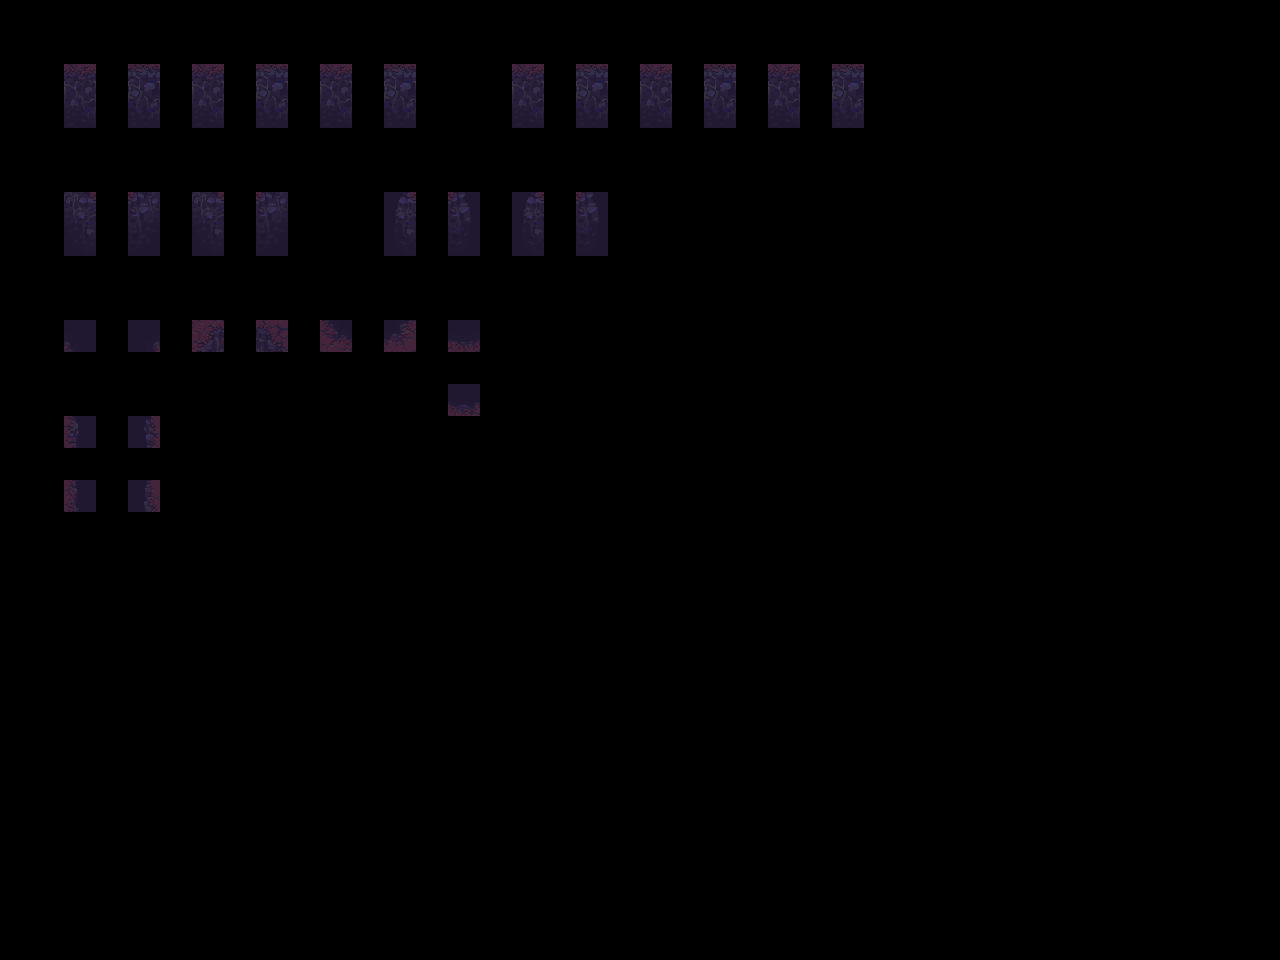

This game map was drawn from its Tiled (.tmx) file and the tilesets committed beside it. A one-line description and the full map source follow:
An orthogonal 40x30 tile map with 32x32 px tiles, 2 tile layers (input_holes-1-2-3, output_holes-1-2-3) and 4 objects.

<map version="1.9" tiledversion="1.9.2" orientation="orthogonal" renderorder="right-down" width="40" height="30" tilewidth="32" tileheight="32" infinite="0" nextlayerid="4" nextobjectid="8">
 <properties>
  <property name="MatchInOrder" type="bool" value="true" />
 </properties>
 <tileset firstgid="1" source="../Tilesets/hole-3.tsx" />
 <layer id="1" name="input_holes-1-2-3" width="40" height="30" opacity="0.73">
  <data encoding="csv">
0,0,0,0,0,0,0,0,0,0,0,0,0,0,0,0,0,0,0,0,0,0,0,0,0,0,0,0,0,0,0,0,0,0,0,0,0,0,0,0,
0,0,0,0,0,0,0,0,0,0,0,0,0,0,0,0,0,0,0,0,0,0,0,0,0,0,0,0,0,0,0,0,0,0,0,0,0,0,0,0,
0,0,3,0,3,0,3,0,3,0,3,0,3,0,0,0,3,0,3,0,3,0,3,0,3,0,3,0,0,0,0,0,0,0,0,0,0,0,0,0,
0,0,19,0,19,0,19,0,19,0,19,0,19,0,0,0,19,0,19,0,19,0,19,0,19,0,19,0,0,0,0,0,0,0,0,0,0,0,0,0,
0,0,0,0,0,0,0,0,0,0,0,0,0,0,0,0,0,0,0,0,0,0,0,0,0,0,0,0,0,0,0,0,0,0,0,0,0,0,0,0,
0,0,0,0,0,0,0,0,0,0,0,0,0,0,0,0,0,0,0,0,0,0,0,0,0,0,0,0,0,0,0,0,0,0,0,0,0,0,0,0,
0,0,20,0,18,0,20,0,18,0,0,0,26,0,25,0,26,0,25,0,0,0,0,0,0,0,0,0,0,0,0,0,0,0,0,0,0,0,0,0,
0,0,36,0,34,0,36,0,34,0,0,0,42,0,41,0,42,0,41,0,0,0,0,0,0,0,0,0,0,0,0,0,0,0,0,0,0,0,0,0,
0,0,0,0,0,0,0,0,0,0,0,0,0,0,0,0,0,0,0,0,0,0,0,0,0,0,0,0,0,0,0,0,0,0,0,0,0,0,0,0,
0,0,0,0,0,0,0,0,0,0,0,0,0,0,0,0,0,0,0,0,0,0,0,0,0,0,0,0,0,0,0,0,0,0,0,0,0,0,0,0,
0,0,66,0,68,0,17,0,21,0,65,0,69,0,83,0,0,0,0,0,0,0,0,0,0,0,0,0,0,0,0,0,0,0,0,0,0,0,0,0,
0,0,0,0,0,0,0,0,0,0,0,0,0,0,0,0,0,0,0,0,0,0,0,0,0,0,0,0,0,0,0,0,0,0,0,0,0,0,0,0,
0,0,0,0,0,0,0,0,0,0,0,0,0,0,83,0,0,0,0,0,0,0,0,0,0,0,0,0,0,0,0,0,0,0,0,0,0,0,0,0,
0,0,49,0,53,0,0,0,0,0,0,0,0,0,0,0,0,0,0,0,0,0,0,0,0,0,0,0,0,0,0,0,0,0,0,0,0,0,0,0,
0,0,0,0,0,0,0,0,0,0,0,0,0,0,0,0,0,0,0,0,0,0,0,0,0,0,0,0,0,0,0,0,0,0,0,0,0,0,0,0,
0,0,49,0,53,0,0,0,0,0,0,0,0,0,0,0,0,0,0,0,0,0,0,0,0,0,0,0,0,0,0,0,0,0,0,0,0,0,0,0,
0,0,0,0,0,0,0,0,0,0,0,0,0,0,0,0,0,0,0,0,0,0,0,0,0,0,0,0,0,0,0,0,0,0,0,0,0,0,0,0,
0,0,0,0,0,0,0,0,0,0,0,0,0,0,0,0,0,0,0,0,0,0,0,0,0,0,0,0,0,0,0,0,0,0,0,0,0,0,0,0,
0,0,0,0,0,0,0,0,0,0,0,0,0,0,0,0,0,0,0,0,0,0,0,0,0,0,0,0,0,0,0,0,0,0,0,0,0,0,0,0,
0,0,0,0,0,0,0,0,0,0,0,0,0,0,0,0,0,0,0,0,0,0,0,0,0,0,0,0,0,0,0,0,0,0,0,0,0,0,0,0,
0,0,0,0,0,0,0,0,0,0,0,0,0,0,0,0,0,0,0,0,0,0,0,0,0,0,0,0,0,0,0,0,0,0,0,0,0,0,0,0,
0,0,0,0,0,0,0,0,0,0,0,0,0,0,0,0,0,0,0,0,0,0,0,0,0,0,0,0,0,0,0,0,0,0,0,0,0,0,0,0,
0,0,0,0,0,0,0,0,0,0,0,0,0,0,0,0,0,0,0,0,0,0,0,0,0,0,0,0,0,0,0,0,0,0,0,0,0,0,0,0,
0,0,0,0,0,0,0,0,0,0,0,0,0,0,0,0,0,0,0,0,0,0,0,0,0,0,0,0,0,0,0,0,0,0,0,0,0,0,0,0,
0,0,0,0,0,0,0,0,0,0,0,0,0,0,0,0,0,0,0,0,0,0,0,0,0,0,0,0,0,0,0,0,0,0,0,0,0,0,0,0,
0,0,0,0,0,0,0,0,0,0,0,0,0,0,0,0,0,0,0,0,0,0,0,0,0,0,0,0,0,0,0,0,0,0,0,0,0,0,0,0,
0,0,0,0,0,0,0,0,0,0,0,0,0,0,0,0,0,0,0,0,0,0,0,0,0,0,0,0,0,0,0,0,0,0,0,0,0,0,0,0,
0,0,0,0,0,0,0,0,0,0,0,0,0,0,0,0,0,0,0,0,0,0,0,0,0,0,0,0,0,0,0,0,0,0,0,0,0,0,0,0,
0,0,0,0,0,0,0,0,0,0,0,0,0,0,0,0,0,0,0,0,0,0,0,0,0,0,0,0,0,0,0,0,0,0,0,0,0,0,0,0,
0,0,0,0,0,0,0,0,0,0,0,0,0,0,0,0,0,0,0,0,0,0,0,0,0,0,0,0,0,0,0,0,0,0,0,0,0,0,0,0
</data>
 </layer>
 <layer id="2" name="output_holes-1-2-3" width="40" height="30">
  <data encoding="csv">
0,0,0,0,0,0,0,0,0,0,0,0,0,0,0,0,0,0,0,0,0,0,0,0,0,0,0,0,0,0,0,0,0,0,0,0,0,0,0,0,
0,0,0,0,0,0,0,0,0,0,0,0,0,0,0,0,0,0,0,0,0,0,0,0,0,0,0,0,0,0,0,0,0,0,0,0,0,0,0,0,
0,0,145,0,146,0,147,0,148,0,149,0,150,0,0,0,152,0,153,0,154,0,155,0,156,0,157,0,0,0,0,0,0,0,0,0,0,0,0,0,
0,0,161,0,162,0,163,0,164,0,165,0,166,0,0,0,168,0,169,0,170,0,171,0,172,0,173,0,0,0,0,0,0,0,0,0,0,0,0,0,
0,0,0,0,0,0,0,0,0,0,0,0,0,0,0,0,0,0,0,0,0,0,0,0,0,0,0,0,0,0,0,0,0,0,0,0,0,0,0,0,
0,0,0,0,0,0,0,0,0,0,0,0,0,0,0,0,0,0,0,0,0,0,0,0,0,0,0,0,0,0,0,0,0,0,0,0,0,0,0,0,
0,0,198,0,199,0,200,0,201,0,0,0,202,0,203,0,204,0,205,0,0,0,0,0,0,0,0,0,0,0,0,0,0,0,0,0,0,0,0,0,
0,0,214,0,215,0,216,0,217,0,0,0,218,0,219,0,220,0,221,0,0,0,0,0,0,0,0,0,0,0,0,0,0,0,0,0,0,0,0,0,
0,0,0,0,0,0,0,0,0,0,0,0,0,0,0,0,0,0,0,0,0,0,0,0,0,0,0,0,0,0,0,0,0,0,0,0,0,0,0,0,
0,0,0,0,0,0,0,0,0,0,0,0,0,0,0,0,0,0,0,0,0,0,0,0,0,0,0,0,0,0,0,0,0,0,0,0,0,0,0,0,
0,0,209,0,210,0,2,0,4,0,82,0,84,0,197,0,0,0,0,0,0,0,0,0,0,0,0,0,0,0,0,0,0,0,0,0,0,0,0,0,
0,0,0,0,0,0,0,0,0,0,0,0,0,0,0,0,0,0,0,0,0,0,0,0,0,0,0,0,0,0,0,0,0,0,0,0,0,0,0,0,
0,0,0,0,0,0,0,0,0,0,0,0,0,0,213,0,0,0,0,0,0,0,0,0,0,0,0,0,0,0,0,0,0,0,0,0,0,0,0,0,
0,0,196,0,195,0,0,0,0,0,0,0,0,0,0,0,0,0,0,0,0,0,0,0,0,0,0,0,0,0,0,0,0,0,0,0,0,0,0,0,
0,0,0,0,0,0,0,0,0,0,0,0,0,0,0,0,0,0,0,0,0,0,0,0,0,0,0,0,0,0,0,0,0,0,0,0,0,0,0,0,
0,0,212,0,211,0,0,0,0,0,0,0,0,0,0,0,0,0,0,0,0,0,0,0,0,0,0,0,0,0,0,0,0,0,0,0,0,0,0,0,
0,0,0,0,0,0,0,0,0,0,0,0,0,0,0,0,0,0,0,0,0,0,0,0,0,0,0,0,0,0,0,0,0,0,0,0,0,0,0,0,
0,0,0,0,0,0,0,0,0,0,0,0,0,0,0,0,0,0,0,0,0,0,0,0,0,0,0,0,0,0,0,0,0,0,0,0,0,0,0,0,
0,0,0,0,0,0,0,0,0,0,0,0,0,0,0,0,0,0,0,0,0,0,0,0,0,0,0,0,0,0,0,0,0,0,0,0,0,0,0,0,
0,0,0,0,0,0,0,0,0,0,0,0,0,0,0,0,0,0,0,0,0,0,0,0,0,0,0,0,0,0,0,0,0,0,0,0,0,0,0,0,
0,0,0,0,0,0,0,0,0,0,0,0,0,0,0,0,0,0,0,0,0,0,0,0,0,0,0,0,0,0,0,0,0,0,0,0,0,0,0,0,
0,0,0,0,0,0,0,0,0,0,0,0,0,0,0,0,0,0,0,0,0,0,0,0,0,0,0,0,0,0,0,0,0,0,0,0,0,0,0,0,
0,0,0,0,0,0,0,0,0,0,0,0,0,0,0,0,0,0,0,0,0,0,0,0,0,0,0,0,0,0,0,0,0,0,0,0,0,0,0,0,
0,0,0,0,0,0,0,0,0,0,0,0,0,0,0,0,0,0,0,0,0,0,0,0,0,0,0,0,0,0,0,0,0,0,0,0,0,0,0,0,
0,0,0,0,0,0,0,0,0,0,0,0,0,0,0,0,0,0,0,0,0,0,0,0,0,0,0,0,0,0,0,0,0,0,0,0,0,0,0,0,
0,0,0,0,0,0,0,0,0,0,0,0,0,0,0,0,0,0,0,0,0,0,0,0,0,0,0,0,0,0,0,0,0,0,0,0,0,0,0,0,
0,0,0,0,0,0,0,0,0,0,0,0,0,0,0,0,0,0,0,0,0,0,0,0,0,0,0,0,0,0,0,0,0,0,0,0,0,0,0,0,
0,0,0,0,0,0,0,0,0,0,0,0,0,0,0,0,0,0,0,0,0,0,0,0,0,0,0,0,0,0,0,0,0,0,0,0,0,0,0,0,
0,0,0,0,0,0,0,0,0,0,0,0,0,0,0,0,0,0,0,0,0,0,0,0,0,0,0,0,0,0,0,0,0,0,0,0,0,0,0,0,
0,0,0,0,0,0,0,0,0,0,0,0,0,0,0,0,0,0,0,0,0,0,0,0,0,0,0,0,0,0,0,0,0,0,0,0,0,0,0,0
</data>
 </layer>
 <objectgroup id="3" name="rule_options" offsetx="-10.6667" offsety="-16.6667">
  <object id="1" x="31.3333" y="28" width="405.667" height="124.667">
   <properties>
    <property name="Disabled" type="bool" value="false" />
    <property name="Probability" type="float" value="0.4" />
   </properties>
  </object>
  <object id="2" x="28" y="180.667" width="917.333" height="129.333">
   <properties>
    <property name="Disabled" type="bool" value="false" />
    <property name="Probability" type="float" value="0.25" />
   </properties>
  </object>
  <object id="4" x="29.6667" y="325.666" width="955" height="233">
   <properties>
    <property name="Probability" type="float" value="0.25" />
   </properties>
  </object>
  <object id="5" x="448.667" y="28.6667" width="497" height="129">
   <properties>
    <property name="Probability" type="float" value="0.25" />
   </properties>
  </object>
 </objectgroup>
</map>
